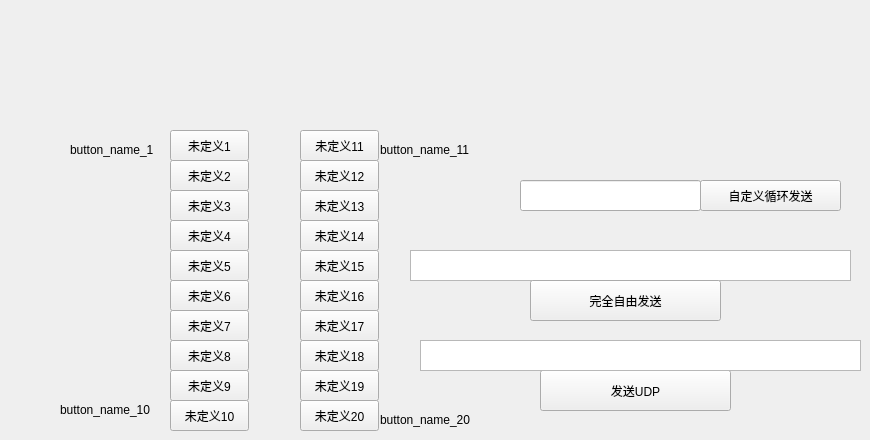
   <widget class="QWidget" name="tab_9">
    <attribute name="title">
     <string>自定义</string>
    </attribute>
    <widget class="QPushButton" name="pushButton_undefined_3">
     <property name="geometry">
      <rect>
       <x>170</x>
       <y>190</y>
       <width>79</width>
       <height>31</height>
      </rect>
     </property>
     <property name="text">
      <string>未定义3</string>
     </property>
    </widget>
    <widget class="QPushButton" name="pushButton_undefined_9">
     <property name="geometry">
      <rect>
       <x>170</x>
       <y>370</y>
       <width>79</width>
       <height>31</height>
      </rect>
     </property>
     <property name="text">
      <string>未定义9</string>
     </property>
    </widget>
    <widget class="QPushButton" name="pushButton_undefined_2">
     <property name="geometry">
      <rect>
       <x>170</x>
       <y>160</y>
       <width>79</width>
       <height>31</height>
      </rect>
     </property>
     <property name="text">
      <string>未定义2</string>
     </property>
    </widget>
    <widget class="QPushButton" name="pushButton_undefined_8">
     <property name="geometry">
      <rect>
       <x>170</x>
       <y>340</y>
       <width>79</width>
       <height>31</height>
      </rect>
     </property>
     <property name="text">
      <string>未定义8</string>
     </property>
    </widget>
    <widget class="QPushButton" name="pushButton_undefined_4">
     <property name="geometry">
      <rect>
       <x>170</x>
       <y>220</y>
       <width>79</width>
       <height>31</height>
      </rect>
     </property>
     <property name="text">
      <string>未定义4</string>
     </property>
    </widget>
    <widget class="QPushButton" name="pushButton_undefined_6">
     <property name="geometry">
      <rect>
       <x>170</x>
       <y>280</y>
       <width>79</width>
       <height>31</height>
      </rect>
     </property>
     <property name="text">
      <string>未定义6</string>
     </property>
    </widget>
    <widget class="QPushButton" name="pushButton_undefined_1">
     <property name="geometry">
      <rect>
       <x>170</x>
       <y>130</y>
       <width>79</width>
       <height>31</height>
      </rect>
     </property>
     <property name="text">
      <string>未定义1</string>
     </property>
    </widget>
    <widget class="QPushButton" name="pushButton_undefined_10">
     <property name="geometry">
      <rect>
       <x>170</x>
       <y>400</y>
       <width>79</width>
       <height>31</height>
      </rect>
     </property>
     <property name="text">
      <string>未定义10</string>
     </property>
    </widget>
    <widget class="QPushButton" name="pushButton_undefined_7">
     <property name="geometry">
      <rect>
       <x>170</x>
       <y>310</y>
       <width>79</width>
       <height>31</height>
      </rect>
     </property>
     <property name="text">
      <string>未定义7</string>
     </property>
    </widget>
    <widget class="QPushButton" name="pushButton_undefined_5">
     <property name="geometry">
      <rect>
       <x>170</x>
       <y>250</y>
       <width>79</width>
       <height>31</height>
      </rect>
     </property>
     <property name="text">
      <string>未定义5</string>
     </property>
    </widget>
    <widget class="QPushButton" name="pushButton_undefined_11">
     <property name="geometry">
      <rect>
       <x>300</x>
       <y>130</y>
       <width>79</width>
       <height>31</height>
      </rect>
     </property>
     <property name="text">
      <string>未定义11</string>
     </property>
    </widget>
    <widget class="QPushButton" name="pushButton_undefined_12">
     <property name="geometry">
      <rect>
       <x>300</x>
       <y>160</y>
       <width>79</width>
       <height>31</height>
      </rect>
     </property>
     <property name="text">
      <string>未定义12</string>
     </property>
    </widget>
    <widget class="QPushButton" name="pushButton_undefined_13">
     <property name="geometry">
      <rect>
       <x>300</x>
       <y>190</y>
       <width>79</width>
       <height>31</height>
      </rect>
     </property>
     <property name="text">
      <string>未定义13</string>
     </property>
    </widget>
    <widget class="QPushButton" name="pushButton_undefined_14">
     <property name="geometry">
      <rect>
       <x>300</x>
       <y>220</y>
       <width>79</width>
       <height>31</height>
      </rect>
     </property>
     <property name="text">
      <string>未定义14</string>
     </property>
    </widget>
    <widget class="QPushButton" name="pushButton_undefined_15">
     <property name="geometry">
      <rect>
       <x>300</x>
       <y>250</y>
       <width>79</width>
       <height>31</height>
      </rect>
     </property>
     <property name="text">
      <string>未定义15</string>
     </property>
    </widget>
    <widget class="QPushButton" name="pushButton_undefined_16">
     <property name="geometry">
      <rect>
       <x>300</x>
       <y>280</y>
       <width>79</width>
       <height>31</height>
      </rect>
     </property>
     <property name="text">
      <string>未定义16</string>
     </property>
    </widget>
    <widget class="QPushButton" name="pushButton_undefined_17">
     <property name="geometry">
      <rect>
       <x>300</x>
       <y>310</y>
       <width>79</width>
       <height>31</height>
      </rect>
     </property>
     <property name="text">
      <string>未定义17</string>
     </property>
    </widget>
    <widget class="QPushButton" name="pushButton_undefined_18">
     <property name="geometry">
      <rect>
       <x>300</x>
       <y>340</y>
       <width>79</width>
       <height>31</height>
      </rect>
     </property>
     <property name="text">
      <string>未定义18</string>
     </property>
    </widget>
    <widget class="QPushButton" name="pushButton_undefined_19">
     <property name="geometry">
      <rect>
       <x>300</x>
       <y>370</y>
       <width>79</width>
       <height>31</height>
      </rect>
     </property>
     <property name="text">
      <string>未定义19</string>
     </property>
    </widget>
    <widget class="QPushButton" name="pushButton_undefined_20">
     <property name="geometry">
      <rect>
       <x>300</x>
       <y>400</y>
       <width>79</width>
       <height>31</height>
      </rect>
     </property>
     <property name="text">
      <string>未定义20</string>
     </property>
    </widget>
    <widget class="QLabel" name="label_120">
     <property name="geometry">
      <rect>
       <x>70</x>
       <y>140</y>
       <width>101</width>
       <height>20</height>
      </rect>
     </property>
     <property name="text">
      <string>button_name_1</string>
     </property>
    </widget>
    <widget class="QLabel" name="label_121">
     <property name="geometry">
      <rect>
       <x>60</x>
       <y>400</y>
       <width>101</width>
       <height>20</height>
      </rect>
     </property>
     <property name="text">
      <string>button_name_10</string>
     </property>
    </widget>
    <widget class="QLabel" name="label_122">
     <property name="geometry">
      <rect>
       <x>380</x>
       <y>140</y>
       <width>111</width>
       <height>20</height>
      </rect>
     </property>
     <property name="text">
      <string>button_name_11</string>
     </property>
    </widget>
    <widget class="QLabel" name="label_123">
     <property name="geometry">
      <rect>
       <x>380</x>
       <y>410</y>
       <width>111</width>
       <height>20</height>
      </rect>
     </property>
     <property name="text">
      <string>button_name_20</string>
     </property>
    </widget>
    <widget class="QPushButton" name="pushButton_free_continue_send">
     <property name="geometry">
      <rect>
       <x>700</x>
       <y>180</y>
       <width>141</width>
       <height>31</height>
      </rect>
     </property>
     <property name="text">
      <string>自定义循环发送</string>
     </property>
    </widget>
    <widget class="QLineEdit" name="lineEdit_xx">
     <property name="geometry">
      <rect>
       <x>520</x>
       <y>180</y>
       <width>181</width>
       <height>31</height>
      </rect>
     </property>
    </widget>
    <widget class="QTextEdit" name="textEdit_invalid_input">
     <property name="geometry">
      <rect>
       <x>410</x>
       <y>250</y>
       <width>441</width>
       <height>31</height>
      </rect>
     </property>
     <property name="html">
      <string>&lt;!DOCTYPE HTML PUBLIC &quot;-//W3C//DTD HTML 4.0//EN&quot; &quot;http://www.w3.org/TR/REC-html40/strict.dtd&quot;&gt;
&lt;html&gt;&lt;head&gt;&lt;meta name=&quot;qrichtext&quot; content=&quot;1&quot; /&gt;&lt;meta charset=&quot;utf-8&quot; /&gt;&lt;style type=&quot;text/css&quot;&gt;
p, li { white-space: pre-wrap; }
hr { height: 1px; border-width: 0; }
li.unchecked::marker { content: &quot;\2610&quot;; }
li.checked::marker { content: &quot;\2612&quot;; }
&lt;/style&gt;&lt;/head&gt;&lt;body style=&quot; font-family:'Microsoft YaHei UI'; font-size:9pt; font-weight:400; font-style:normal;&quot;&gt;
&lt;p style=&quot;-qt-paragraph-type:empty; margin-top:0px; margin-bottom:0px; margin-left:0px; margin-right:0px; -qt-block-indent:0; text-indent:0px;&quot;&gt;&lt;br /&gt;&lt;/p&gt;&lt;/body&gt;&lt;/html&gt;</string>
     </property>
    </widget>
    <widget class="QPushButton" name="pushButton_send_invalid">
     <property name="geometry">
      <rect>
       <x>530</x>
       <y>280</y>
       <width>191</width>
       <height>41</height>
      </rect>
     </property>
     <property name="text">
      <string>完全自由发送</string>
     </property>
    </widget>
    <widget class="QPushButton" name="pushButton_udp_send">
     <property name="geometry">
      <rect>
       <x>540</x>
       <y>370</y>
       <width>191</width>
       <height>41</height>
      </rect>
     </property>
     <property name="text">
      <string>发送UDP</string>
     </property>
    </widget>
    <widget class="QTextEdit" name="textEdit_udp_input">
     <property name="geometry">
      <rect>
       <x>420</x>
       <y>340</y>
       <width>441</width>
       <height>31</height>
      </rect>
     </property>
     <property name="html">
      <string>&lt;!DOCTYPE HTML PUBLIC &quot;-//W3C//DTD HTML 4.0//EN&quot; &quot;http://www.w3.org/TR/REC-html40/strict.dtd&quot;&gt;
&lt;html&gt;&lt;head&gt;&lt;meta name=&quot;qrichtext&quot; content=&quot;1&quot; /&gt;&lt;meta charset=&quot;utf-8&quot; /&gt;&lt;style type=&quot;text/css&quot;&gt;
p, li { white-space: pre-wrap; }
hr { height: 1px; border-width: 0; }
li.unchecked::marker { content: &quot;\2610&quot;; }
li.checked::marker { content: &quot;\2612&quot;; }
&lt;/style&gt;&lt;/head&gt;&lt;body style=&quot; font-family:'Microsoft YaHei UI'; font-size:9pt; font-weight:400; font-style:normal;&quot;&gt;
&lt;p style=&quot;-qt-paragraph-type:empty; margin-top:0px; margin-bottom:0px; margin-left:0px; margin-right:0px; -qt-block-indent:0; text-indent:0px;&quot;&gt;&lt;br /&gt;&lt;/p&gt;&lt;/body&gt;&lt;/html&gt;</string>
     </property>
    </widget>
   </widget>
